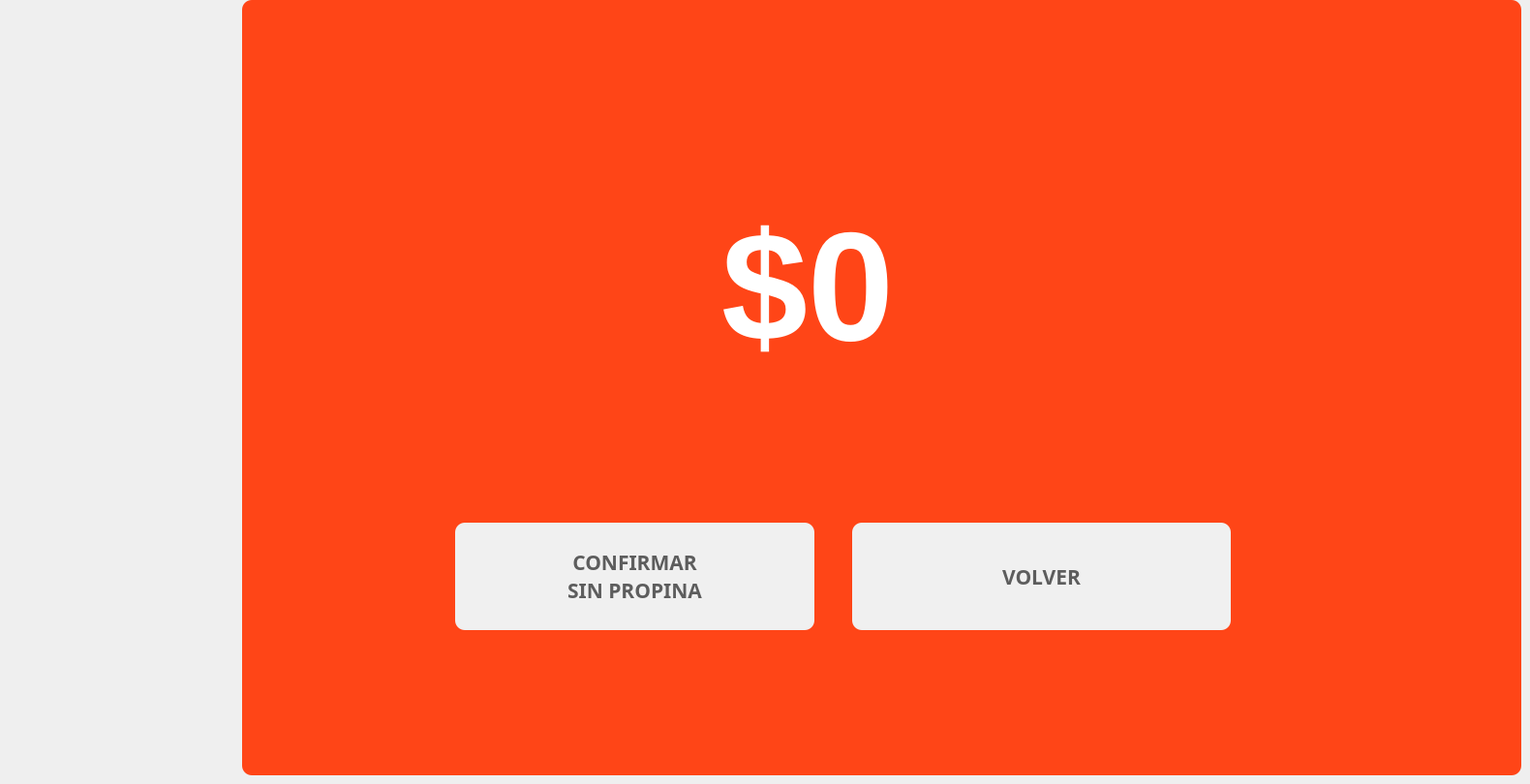
   <widget class="QWidget" name="page_15">
    <widget class="QGroupBox" name="gcobrar_5">
     <property name="geometry">
      <rect>
       <x>250</x>
       <y>0</y>
       <width>1321</width>
       <height>801</height>
      </rect>
     </property>
     <property name="styleSheet">
      <string notr="true">background-color: rgb(128, 128, 128);
background-color:rgb(255, 69, 23);
border-radius:10%;</string>
     </property>
     <property name="title">
      <string/>
     </property>
     <widget class="QLabel" name="label_103">
      <property name="geometry">
       <rect>
        <x>-29</x>
        <y>-40</y>
        <width>251</width>
        <height>21</height>
       </rect>
      </property>
      <property name="font">
       <font>
        <family>Sans Serif</family>
        <pointsize>16</pointsize>
        <weight>75</weight>
        <italic>false</italic>
        <bold>true</bold>
       </font>
      </property>
      <property name="styleSheet">
       <string notr="true">background-color:transparent;
color:rgb(101, 179, 0)</string>
      </property>
      <property name="text">
       <string/>
      </property>
     </widget>
     <widget class="QWidget" name="layoutWidget_24">
      <property name="geometry">
       <rect>
        <x>320</x>
        <y>190</y>
        <width>541</width>
        <height>212</height>
       </rect>
      </property>
      <layout class="QGridLayout" name="gridLayout_15">
       <item row="0" column="1">
        <spacer name="horizontalSpacer_29">
         <property name="orientation">
          <enum>Qt::Horizontal</enum>
         </property>
         <property name="sizeHint" stdset="0">
          <size>
           <width>40</width>
           <height>20</height>
          </size>
         </property>
        </spacer>
       </item>
       <item row="0" column="5">
        <spacer name="horizontalSpacer_30">
         <property name="orientation">
          <enum>Qt::Horizontal</enum>
         </property>
         <property name="sizeHint" stdset="0">
          <size>
           <width>40</width>
           <height>20</height>
          </size>
         </property>
        </spacer>
       </item>
       <item row="0" column="2" colspan="2">
        <widget class="QLabel" name="valvol3">
         <property name="sizePolicy">
          <sizepolicy hsizetype="MinimumExpanding" vsizetype="Preferred">
           <horstretch>0</horstretch>
           <verstretch>0</verstretch>
          </sizepolicy>
         </property>
         <property name="maximumSize">
          <size>
           <width>620</width>
           <height>16777212</height>
          </size>
         </property>
         <property name="font">
          <font>
           <family>Ubuntu</family>
           <pointsize>120</pointsize>
           <weight>75</weight>
           <italic>false</italic>
           <bold>true</bold>
          </font>
         </property>
         <property name="styleSheet">
          <string notr="true">background-color:transparent;
color:rgb(255, 255, 255);
border-radius:40%</string>
         </property>
         <property name="lineWidth">
          <number>3</number>
         </property>
         <property name="text">
          <string>$0</string>
         </property>
        </widget>
       </item>
       <item row="0" column="7">
        <widget class="QLabel" name="label_46">
         <property name="text">
          <string/>
         </property>
        </widget>
       </item>
      </layout>
     </widget>
     <widget class="QPushButton" name="bvolverPropina">
      <property name="geometry">
       <rect>
        <x>630</x>
        <y>540</y>
        <width>391</width>
        <height>111</height>
       </rect>
      </property>
      <property name="font">
       <font>
        <family>Ubuntu Mono</family>
        <pointsize>16</pointsize>
        <weight>75</weight>
        <italic>false</italic>
        <bold>true</bold>
        <underline>false</underline>
       </font>
      </property>
      <property name="toolTip">
       <string>Ayuda</string>
      </property>
      <property name="toolTipDuration">
       <number>3</number>
      </property>
      <property name="whatsThis">
       <string extracomment="help"/>
      </property>
      <property name="styleSheet">
       <string notr="true">background-color:rgb(240, 240, 240);
color:rgb(93, 93, 93);
border-radius:10%</string>
      </property>
      <property name="text">
       <string>VOLVER</string>
      </property>
      <property name="icon">
       <iconset>
        <normaloff>../../1Entregable/cajsSATELITE/eum/app/cajeroF/iconos/fb5.png</normaloff>../../1Entregable/cajsSATELITE/eum/app/cajeroF/iconos/fb5.png</iconset>
      </property>
      <property name="iconSize">
       <size>
        <width>40</width>
        <height>40</height>
       </size>
      </property>
     </widget>
     <widget class="QPushButton" name="bsinpropina">
      <property name="geometry">
       <rect>
        <x>220</x>
        <y>540</y>
        <width>371</width>
        <height>111</height>
       </rect>
      </property>
      <property name="font">
       <font>
        <family>Ubuntu Mono</family>
        <pointsize>16</pointsize>
        <weight>75</weight>
        <italic>false</italic>
        <bold>true</bold>
        <underline>false</underline>
       </font>
      </property>
      <property name="toolTip">
       <string>Ayuda</string>
      </property>
      <property name="toolTipDuration">
       <number>3</number>
      </property>
      <property name="whatsThis">
       <string extracomment="help"/>
      </property>
      <property name="styleSheet">
       <string notr="true">background-color:rgb(240, 240, 240);
color:rgb(93, 93, 93);

border-radius:10%;</string>
      </property>
      <property name="text">
       <string>CONFIRMAR 
SIN PROPINA</string>
      </property>
      <property name="icon">
       <iconset>
        <normaloff>../iconos/tick.png</normaloff>../iconos/tick.png</iconset>
      </property>
      <property name="iconSize">
       <size>
        <width>40</width>
        <height>40</height>
       </size>
      </property>
     </widget>
    </widget>
   </widget>
